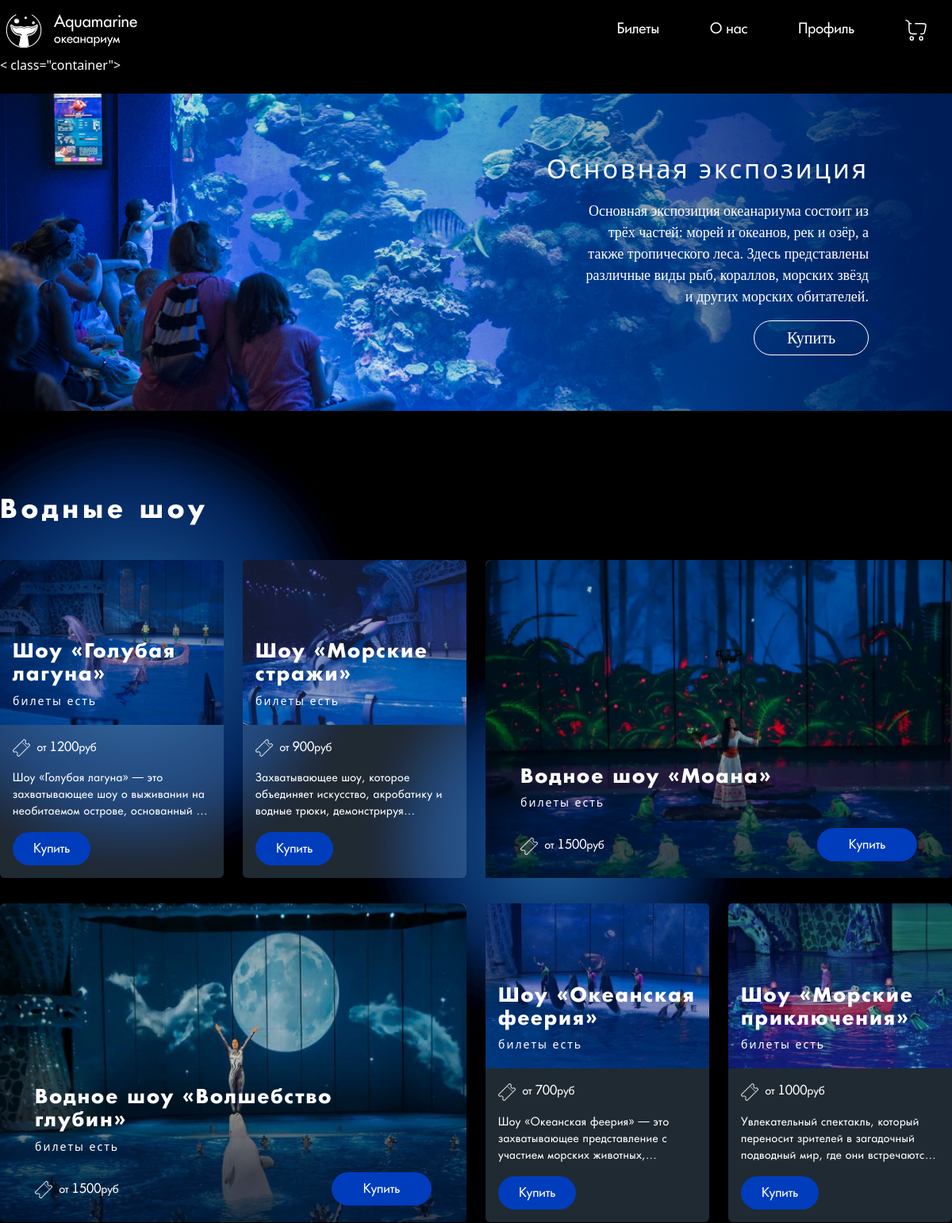
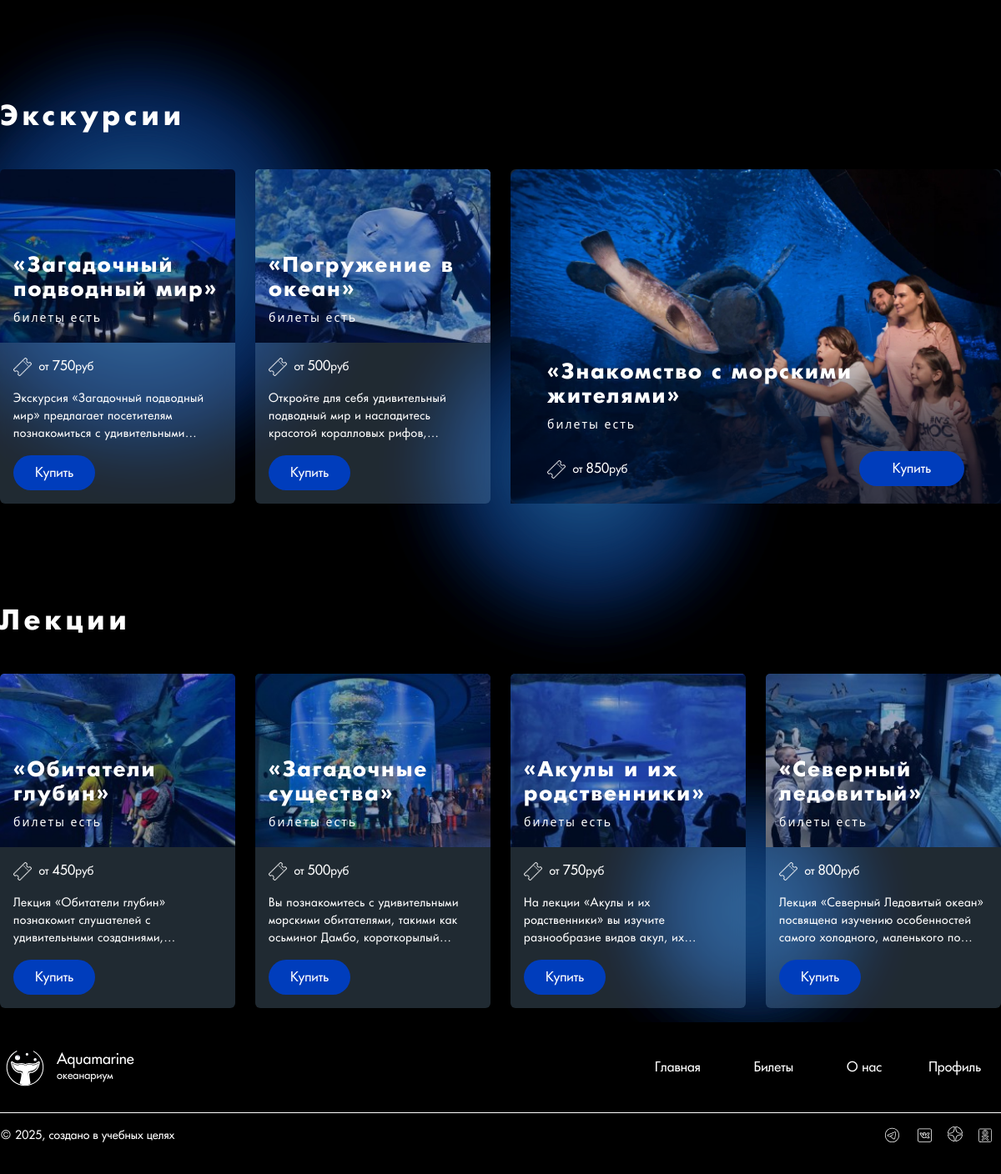
Screenshot of /php/pages/testTickets.php with the database file from the repository (2 pictures, top to bottom).
### tables this page shows
CREATE TABLE `events` (
  `idEvent` int(11) NOT NULL,
  `nameEvent` varchar(50) NOT NULL,
  `descriptionEvent` varchar(255) NOT NULL,
  `ticketsEvent` tinyint(1) NOT NULL,
  `idCategory` int(11) NOT NULL,
  `imgEvent` varchar(255) NOT NULL
);

### php/pages/testTickets.php (the view, shortened to what this page needs)
<!DOCTYPE html>
<html lang="en">
<head>
    <link rel="stylesheet" href="https://cdn.jsdelivr.net/npm/swiper@8/swiper-bundle.min.css">
    <link rel="stylesheet" href="/bootstrap-5.3.3-dist/css/bootstrap.min.css">
    <link rel="stylesheet" href="/style/ticketsPage.css">
    <link rel="stylesheet" href="/style/headerAndFooter.css">
    <link rel="stylesheet" href="/style/reset.css">
    <link rel="stylesheet" href="/style/mainStyle.css">
</head>
<body>
    <?php
    $root = $_SERVER['DOCUMENT_ROOT'];
    include "$root/php/pages/header.php"
        ?>
    <main>
        < class="container">
            <?php
            $link = mysqli_connect("localhost", "root", "", "aquarium");
            $sql_query_main_event = "SELECT *
                            FROM events
                            WHERE idCategory = 4;";
            $resultMainEvent = mysqli_query($link, $sql_query_main_event);
            $mainEvent = $resultMainEvent->fetch_assoc();
            $sql_query_events = "SELECT *
                            FROM events AS e
                            INNER JOIN category_event AS ce ON e.idCategory = ce.idCategory
                            WHERE ce.idCategory != 4;";
            $result = mysqli_query($link, $sql_query_events);
            $groupedEvents = [];
            while ($event = $result->fetch_assoc()) {
                $eventTypeId = $event['idCategory'];
                $eventTypeName = $event['nameCategory'];
                if (!isset($groupedEvents[$eventTypeId])) {
                    $groupedEvents[$eventTypeId] = [
                        'CategoryName' => $eventTypeName,
                        'Events' => []
                    ];
                }
                $groupedEvents[$eventTypeId]['Events'][] = $event;
            }
            $sql_min_cost = "SELECT ce.*, e.*, MIN(ec.cost) AS minCost FROM events AS e INNER JOIN category_event AS ce ON ce.idCategory = e.idCategory INNER JOIN event_cost AS ec ON ec.idEvent = e.idEvent GROUP BY e.idEvent, ce.idCategory; ";
            $res_min_cost = mysqli_query($link, $sql_min_cost);
            $cost_arr = mysqli_fetch_all($res_min_cost, MYSQLI_ASSOC);
            ?>
            <?php
            function renderCost($cost_arr, $row)
            {
                $minCost = null;
                foreach ($cost_arr as $cost) {
                    if ($row['idEvent'] === $cost['idEvent']) {
                        $minCost = $cost['minCost'];
                        break;
                    }
                }
                return $minCost !== null
                    ? '<span class="card-body__cost"> от ' . '<span class="card-body__cost_big">' . $minCost . '</span>' . 'руб' . '</>'
                    : 'Цена не найдена';
            }
            ?>
            <div class="main-ticket text-end mt-4">
                <div
                    class="col-md-10 offset-md-2 col-12 col-xl-6 offset-xl-6 col-lg-8 offset-lg-4 d-flex flex-column justify-content-center main-ticket__text">
                    <div class="main-ticket__heading mb-3" id="category_mainEvent"><?= $mainEvent['nameEvent'] ?></div>
                    <div class="main-ticket__description col-md-10 offset-md-2  mb-3">
                        <?= $mainEvent['descriptionEvent'] ?>
                    </div>
                    <div class="col-lg-4 offset-lg-8 col-md-5 offset-md-7 col-6 offset-6">
                        <button type="button"
                            class="main-ticket__btn w-100 d-flex justify-content-center align-items-center"><a
                                href="/php/pages/ticket.php?id=<?= $mainEvent['idEvent'] ?>">Купить</a></button>
                    </div>
                </div>
            </div>
            <?php foreach ($groupedEvents as $eventType): ?>
                <?php
                switch ($eventType['CategoryName']) {
                    case 'Водные шоу':
                        echo '<div class="heading" id="categoty_water-show">' . $eventType['CategoryName'] . '</div>';
                        break;
                    case 'Экскурсии':
                        echo '<div class="heading" id="categoty_tour">' . $eventType['CategoryName'] . '</div>';
                        break;
                    case 'Лекции':
                        echo '<div class="heading" id="categoty_lecture">' . $eventType['CategoryName'] . '</div>';
                        break;
                }
                ?>
                <div class="row">
                    <?php foreach ($eventType['Events'] as $index => $row):
                        $index++;
                        $rowNumber = ceil($index / 3);
                        $needToStyle = $row['needToStyle'] == 1;
                        $isBigCard = ($rowNumber % 2 == 0 && $index % 3 == 1)
                            || ($rowNumber % 2 != 0 && $index % 3 == 0);
                    ?>
                        <?php if ($needToStyle): ?>
                            <?php if ($isBigCard): ?>
                                <div class="d-none d-xl-block my-xl-3 col-xl-6 ">
                                    <div class="card card_big my-2 my-md-0">
                                        <img src="<?= $row['imgEvent'] ?>" class="card-img-top img-fluid"
                                            alt="<?= $row['nameEvent'] ?>">
                                        <div class="img-wrapper"></div>
                                        <div class="img-wrapper__text-content ">
                                            <h5 class="img-wrapper__card-title"><?= $row['nameEvent'] ?></h5>
                                            <div class="img-wrapper__tickets">
                                                <?php echo $row['ticketsEvent'] == 1 ? 'билеты есть' : 'билетов нет' ?>
                                            </div>
                                        </div>
                                        <div class="card-body">
                                            <div class="wrapper d-flex justify-content-between align-items-center">
                                                <div class="card-body__cost-row  "><span class="bage me-1"><img
                                                            src="/img/svg/ticket.svg" alt="ticket"></span>
                                                    <?php echo renderCost($cost_arr, $row) ?>
                                                </div>
                                                <a href="/php/pages/ticket.php?id=<?= $row['idEvent'] ?>"
                                                    class="btn btn-primary">Купить</a>
                                            </div>
                                        </div>
                                    </div>
                                </div>
                            <?php endif; ?>
                        <?php else: ?>
                            <div class="circle row__circle_extra-small"></div>
                        <?php endif; ?>
                        <div
                            class="col-12 <?php echo ($needToStyle && $isBigCard) ? 'd-block d-xl-none' : 'col-xl-3' ?> col-sm-6 col-lg-4 my-2 my-xl-3 ">
                            <div class="card card_small">
                                <div class="img-wrapper">
                                    <img src="<?= $row['imgEvent'] ?>" class="card-img-top img-fluid"
                                        alt="<?= $row['nameEvent'] ?>" style="height: 13rem; object-fit: cover;">
                                    <div class="img-wrapper__text-content">
                                        <h5 class="img-wrapper__card-title"><?= $row['nameEvent'] ?></h5>
                                        <div class="img-wrapper__tickets">
                                            <?php echo $row['ticketsEvent'] == 1 ? 'билеты есть' : 'билетов нет' ?>
                                        </div>
                                    </div>
                                </div>
                                <div class="card-body">
                                    <div class="card-body__cost-row mb-3 "><span class="bage me-1"><img
                                                src="/img/svg/ticket.svg" alt="ticket"></span>
                                        <?php echo renderCost($cost_arr, $row) ?>
                                    </div>
                                    <p class="card-text"><?= $row['descriptionEvent'] ?></p>
                                    <a href="/php/pages/ticket.php?id=<?= $row['idEvent'] ?>" class="btn btn-primary">Купить</a>
                                </div>
                            </div>
                        </div>
                    <?php endforeach; ?>
                </div>
            <?php endforeach;
            ?>
    </main>
    <?php
    $root = $_SERVER['DOCUMENT_ROOT'];
    include "$root/php/pages/footer.php"
        ?>
</body>
</html>

### style/ticketsPage.css (style rules this page uses)
html, body { height: 100%; }
body { display: flex; flex-direction: column; min-height: 100vh; background: #000 !important; color: #FFFFFF; }
main { flex: 1; }
body { background: #000; color: #FFFFFF; }
.main-ticket { background-image: url(/img/ticketsPage/main_exhibition.jpg); background-size: cover; background-position: center; height: 400px; }
.main-ticket__text { height: 100%; padding: 70px 105px 70px 60px; background: linear-gradient(to right, transparent, rgb(0, 28, 86)); }
.main-ticket__heading { font-size: clamp(20px, 2.7vw, 40px); letter-spacing: 3px; }
.main-ticket__description { font-family: "Futurica Light", "sans-serif"; font-size: clamp(14px, 1.5vw, 18px); }
.main-ticket__btn { border: 1px solid #FFFFFF; background: none; border-radius: 30px; padding-top: clamp(4px, 0.5vw, 9px); padding-bottom: clamp(4px, 0.5vw, 9px); }
.main-ticket__btn a { font-family: "Futurica Light", "sans-serif"; font-size: clamp(14px, 1.8vw, 20px); }
.heading { font-family: "Futurica ExtraBold", "sans-serif"; letter-spacing: 5px; font-size: clamp(20px, 2.7vw, 32px); margin-bottom: clamp(10px, 2vw, 30px) !important; margin-top: clamp(30px, 20vw, 100px) !important; }
.card { height: 100%; background-color: rgba(160, 211, 248, 0.199); -webkit-backdrop-filter: blur(10px); backdrop-filter: blur(10px); color: #FFFFFF; border: none; }
.card .img-wrapper__card-title { font-family: "Futurica ExtraBold", "sans-serif"; font-size: clamp(16px, 2vw, 24px); letter-spacing: 2px; }
.card .img-wrapper { position: relative; }
.card .card-body { font-family: "Futurica Regular", "sans-serif" !important; }
.card .btn { background-color: rgb(0, 61, 188); border: none; border-radius: 30px; font-size: clamp(12px, 2vw, 16px); padding: clamp(5px, 2vw, 9px) clamp(15px, 5vw, 26px); }
.card .card-text { font-family: "Futurica Regular", "sans-serif"; font-size: clamp(12px, 2vw, 14px); letter-spacing: 0.5px; display: -webkit-box; -webkit-box-orient: vertical; line-clamp: 3; -webkit-line-clamp: 3; overflow: hidden; text-overflow: ellipsis; }
.card .img-wrapper__text-content { position: absolute; bottom: 20px; padding: 0 16px; letter-spacing: 2px; }
.card .img-wrapper__tickets { font-size: clamp(11px, 2vw, 14px); }
.card .bage { height: 22px; width: 22px; }
.card .card-body__cost { font-size: clamp(12px, 2vw, 14px); }
.card .card-body__cost_big { font-size: clamp(14px, 2vw, 16px); }
.card_big { position: relative; }
.card_big .card-img-top { border-radius: 10px; }
.card_big .img-wrapper { position: absolute; box-shadow: rgba(0, 11, 34, 0.747) 0px -180px 100px -40px inset; width: 100%; height: 100%; }
.card_big .card-img-top { height: 100%; }
.card_big .card-body { width: 100%; padding: 0 44px; position: absolute; padding-bottom: 0; bottom: 21px; background-color: transparent; }
.card_big .img-wrapper__text-content { padding: 0 44px; bottom: 85px; width: 100%; }
.card_big .btn { background-color: rgb(0, 61, 188); padding: clamp(5px, 2vw, 9px) clamp(15px, 5vw, 40px); }
.circle { position: absolute; background: radial-gradient(rgba(67, 171, 225, 0.4) 0%, rgba(0, 28, 86, 0.8) 70%); border-radius: 50%; filter: blur(50px); }
.row__circle_extra-small { z-index: -1; right: 200px; margin-top: 200px; height: clamp(50px, 50vw, 200px); width: clamp(50px, 50vw, 200px); }

### style/headerAndFooter.css (style rules this page uses)
html, body { height: 100%; }
body { display: flex; flex-direction: column; min-height: 100vh; background-color: #000; color: #FFFFFF; }
main { flex: 1; margin-top: 70px; }

### style/mainStyle.css (style rules this page uses)
html, body { height: 100%; }
body { display: flex; flex-direction: column; min-height: 100vh; background-color: #000; color: #FFFFFF; }
main { flex: 1; margin-top: 70px; }

### rows the page displays
events: nameEvent "Основная экспозиция", descriptionEvent "Основная экспозиция океанариума состоит из трёх частей: морей и океанов, рек и озёр, а также тропического леса. Здесь представлены различные виды рыб, кораллов, морских звёзд и других морских обитателей."
events: shows a picture, nameEvent "Шоу «Голубая лагуна»", ticketsEvent "билеты есть", minCost "1200", descriptionEvent "Шоу «Голубая лагуна» — это захватывающee шоу о выживании на необитаемом острове, основанный…"
events: shows a picture, nameEvent "Шоу «Морские стражи»", ticketsEvent "билеты есть", minCost "900", descriptionEvent "Захватывающее шоу, которое объединяет искусство, акробатику и водные трюки,…"
events: shows a picture, nameEvent "Водное шоу «Моана»", ticketsEvent "билеты есть", minCost "1500"
events: shows a picture, nameEvent "Водное шоу «Волшебство глубин»", ticketsEvent "билеты есть", minCost "1500"
events: shows a picture, nameEvent "Шоу «Океанская феерия»", ticketsEvent "билеты есть", minCost "700", descriptionEvent "Шоу «Океанская феерия» — это захватывающее представление с участием морских…"
events: shows a picture, nameEvent "Шоу «Морские приключения»", ticketsEvent "билеты есть", minCost "1000", descriptionEvent "Увлекательный спектакль, который переносит зрителей в загадочный подводный мир, где они встречаются…"
events: shows a picture, nameEvent "«Загадочный подводный мир»", ticketsEvent "билеты есть", minCost "750", descriptionEvent "Экскурсия «Загадочный подводный мир» предлагает посетителям познакомиться с…"
events: shows a picture, nameEvent "«Погружение в океан»", ticketsEvent "билеты есть", minCost "500", descriptionEvent "Откройте для себя удивительный подводный мир и насладитесь красотой коралловых…"
events: shows a picture, nameEvent "«Знакомство с морскими жителями»", ticketsEvent "билеты есть", minCost "850"
events: shows a picture, nameEvent "«Обитатели глубин»", ticketsEvent "билеты есть", minCost "450", descriptionEvent "Лекция «Обитатели глубин» познакомит слушателей с удивительными…"
events: shows a picture, nameEvent "«Загадочные существа»", ticketsEvent "билеты есть", minCost "500", descriptionEvent "Вы познакомитесь с удивительными морскими обитателями, такими как осьминог Дамбо,…"
events: shows a picture, nameEvent "«Акулы и их родственники»", ticketsEvent "билеты есть", minCost "750", descriptionEvent "На лекции «Акулы и их родственники» вы изучите разнообразие видов акул,…"
events: shows a picture, nameEvent "«Северный ледовитый»", ticketsEvent "билеты есть", minCost "800", descriptionEvent "Лекция «Северный Ледовитый океан» посвящена изучению особенностей самого холодного, маленького…"

### other values shown
$eventType['CategoryName'] "Водные шоу"
$eventType['CategoryName'] "Экскурсии"
$eventType['CategoryName'] "Лекции"
